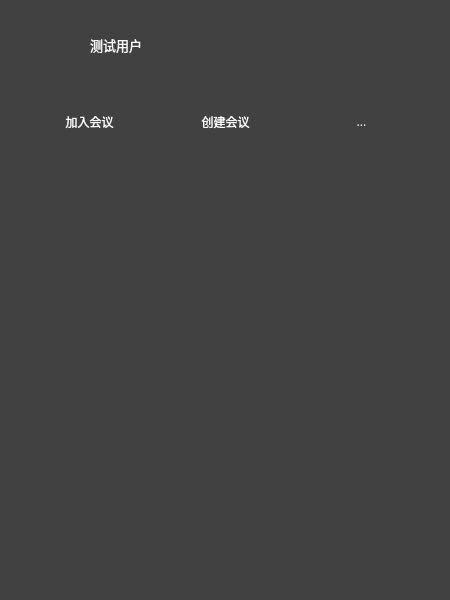
<?xml version="1.0" encoding="UTF-8"?>
<ui version="4.0">
 <class>WeChatDialog</class>
 <widget class="QDialog" name="WeChatDialog">
  <property name="geometry">
   <rect>
    <x>0</x>
    <y>0</y>
    <width>450</width>
    <height>600</height>
   </rect>
  </property>
  <property name="minimumSize">
   <size>
    <width>450</width>
    <height>600</height>
   </size>
  </property>
  <property name="maximumSize">
   <size>
    <width>450</width>
    <height>600</height>
   </size>
  </property>
  <property name="windowTitle">
   <string>WeChatDialog</string>
  </property>
  <property name="styleSheet">
   <string notr="true"/>
  </property>
  <layout class="QVBoxLayout" name="verticalLayout">
   <property name="leftMargin">
    <number>0</number>
   </property>
   <property name="topMargin">
    <number>0</number>
   </property>
   <property name="rightMargin">
    <number>0</number>
   </property>
   <property name="bottomMargin">
    <number>0</number>
   </property>
   <item>
    <widget class="QWidget" name="wdg_content" native="true">
     <property name="styleSheet">
      <string notr="true">background-color: rgb(65, 65, 65);
color: rgb(255, 255, 255);</string>
     </property>
     <widget class="QScrollArea" name="scrollArea">
      <property name="geometry">
       <rect>
        <x>0</x>
        <y>170</y>
        <width>451</width>
        <height>431</height>
       </rect>
      </property>
      <property name="frameShape">
       <enum>QFrame::NoFrame</enum>
      </property>
      <property name="widgetResizable">
       <bool>true</bool>
      </property>
      <widget class="QWidget" name="scrollAreaWidgetContents">
       <property name="geometry">
        <rect>
         <x>0</x>
         <y>0</y>
         <width>451</width>
         <height>431</height>
        </rect>
       </property>
      </widget>
     </widget>
     <widget class="QPushButton" name="pb_icon">
      <property name="geometry">
       <rect>
        <x>10</x>
        <y>10</y>
        <width>60</width>
        <height>60</height>
       </rect>
      </property>
      <property name="text">
       <string/>
      </property>
      <property name="icon">
       <iconset resource="resource.qrc">
        <normaloff>:/tx/5.png</normaloff>:/tx/5.png</iconset>
      </property>
      <property name="iconSize">
       <size>
        <width>60</width>
        <height>60</height>
       </size>
      </property>
      <property name="checkable">
       <bool>false</bool>
      </property>
      <property name="autoRepeat">
       <bool>false</bool>
      </property>
      <property name="flat">
       <bool>true</bool>
      </property>
     </widget>
     <widget class="QLabel" name="lb_name">
      <property name="geometry">
       <rect>
        <x>90</x>
        <y>30</y>
        <width>200</width>
        <height>30</height>
       </rect>
      </property>
      <property name="font">
       <font>
        <family>微软雅黑</family>
        <pointsize>10</pointsize>
       </font>
      </property>
      <property name="text">
       <string>测试用户</string>
      </property>
     </widget>
     <widget class="QPushButton" name="pb_set">
      <property name="geometry">
       <rect>
        <x>380</x>
        <y>30</y>
        <width>30</width>
        <height>30</height>
       </rect>
      </property>
      <property name="text">
       <string/>
      </property>
      <property name="icon">
       <iconset resource="resource.qrc">
        <normaloff>:/images/sett.png</normaloff>:/images/sett.png</iconset>
      </property>
      <property name="flat">
       <bool>true</bool>
      </property>
     </widget>
     <widget class="QWidget" name="">
      <property name="geometry">
       <rect>
        <x>0</x>
        <y>80</y>
        <width>451</width>
        <height>83</height>
       </rect>
      </property>
      <layout class="QHBoxLayout" name="horizontalLayout">
       <item>
        <widget class="QToolButton" name="pb_join">
         <property name="minimumSize">
          <size>
           <width>81</width>
           <height>81</height>
          </size>
         </property>
         <property name="maximumSize">
          <size>
           <width>81</width>
           <height>81</height>
          </size>
         </property>
         <property name="font">
          <font>
           <family>微软雅黑</family>
           <pointsize>9</pointsize>
          </font>
         </property>
         <property name="text">
          <string>加入会议</string>
         </property>
         <property name="icon">
          <iconset resource="resource.qrc">
           <normaloff>:/images/color.png</normaloff>:/images/color.png</iconset>
         </property>
         <property name="iconSize">
          <size>
           <width>50</width>
           <height>50</height>
          </size>
         </property>
         <property name="toolButtonStyle">
          <enum>Qt::ToolButtonTextUnderIcon</enum>
         </property>
         <property name="autoRaise">
          <bool>true</bool>
         </property>
        </widget>
       </item>
       <item>
        <widget class="QToolButton" name="pb_create">
         <property name="minimumSize">
          <size>
           <width>81</width>
           <height>81</height>
          </size>
         </property>
         <property name="maximumSize">
          <size>
           <width>81</width>
           <height>81</height>
          </size>
         </property>
         <property name="font">
          <font>
           <family>微软雅黑</family>
           <pointsize>9</pointsize>
          </font>
         </property>
         <property name="text">
          <string>创建会议</string>
         </property>
         <property name="icon">
          <iconset resource="resource.qrc">
           <normaloff>:/images/color.png</normaloff>:/images/color.png</iconset>
         </property>
         <property name="iconSize">
          <size>
           <width>50</width>
           <height>50</height>
          </size>
         </property>
         <property name="toolButtonStyle">
          <enum>Qt::ToolButtonTextUnderIcon</enum>
         </property>
         <property name="autoRaise">
          <bool>true</bool>
         </property>
        </widget>
       </item>
       <item>
        <widget class="QToolButton" name="pb_tool3">
         <property name="minimumSize">
          <size>
           <width>81</width>
           <height>81</height>
          </size>
         </property>
         <property name="maximumSize">
          <size>
           <width>81</width>
           <height>81</height>
          </size>
         </property>
         <property name="font">
          <font>
           <family>微软雅黑</family>
           <pointsize>9</pointsize>
          </font>
         </property>
         <property name="text">
          <string>...</string>
         </property>
         <property name="icon">
          <iconset resource="resource.qrc">
           <normaloff>:/images/color.png</normaloff>:/images/color.png</iconset>
         </property>
         <property name="iconSize">
          <size>
           <width>50</width>
           <height>50</height>
          </size>
         </property>
         <property name="toolButtonStyle">
          <enum>Qt::ToolButtonTextUnderIcon</enum>
         </property>
         <property name="autoRaise">
          <bool>true</bool>
         </property>
        </widget>
       </item>
      </layout>
     </widget>
    </widget>
   </item>
  </layout>
 </widget>
 <resources>
  <include location="resource.qrc"/>
 </resources>
 <connections/>
</ui>
